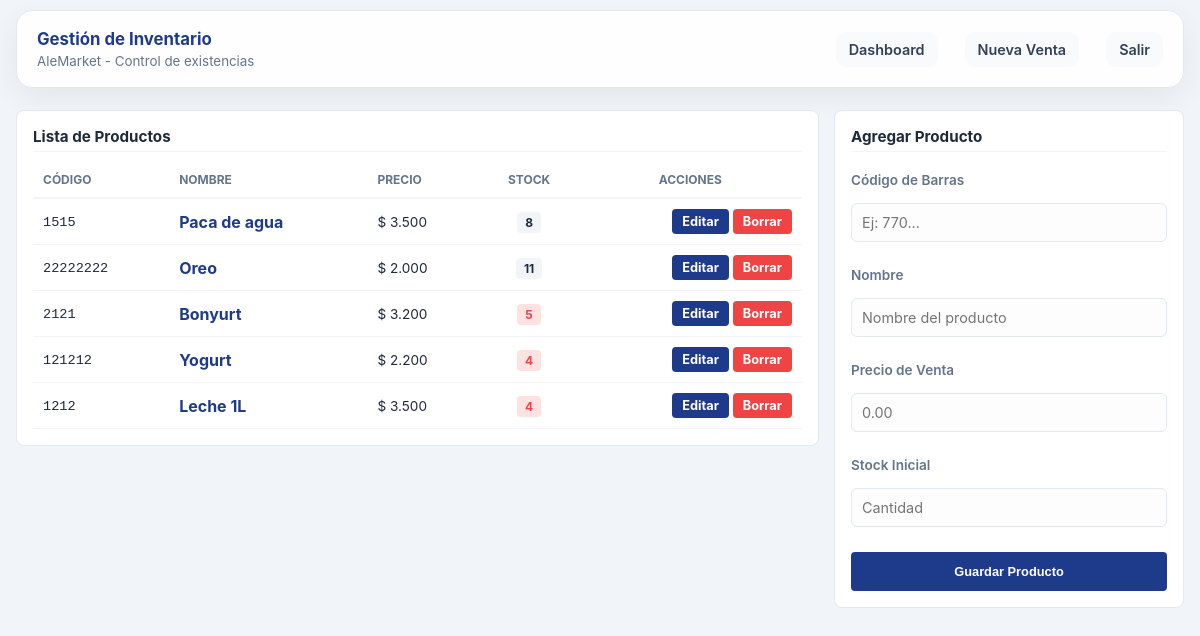
Screenshot of /views/productos.php (signed in) with the database file from the repository.
### tables this page shows
CREATE TABLE `productos` (
  `id` int(11) NOT NULL,
  `codigo_barras` varchar(50) NOT NULL,
  `nombre` varchar(150) NOT NULL,
  `precio` decimal(10,2) NOT NULL,
  `stock` int(11) DEFAULT 0,
  `actualizado_en` timestamp NOT NULL DEFAULT current_timestamp() ON UPDATE current_timestamp(),
  `estado` tinyint(1) DEFAULT 1
);

### controllers/ProductoController.php (called while the page is built, shortened)
<?php
require_once __DIR__ . '/../config/database.php';
require_once __DIR__ . '/../models/Producto.php';
class ProductoController {
    private $productoModel;
    public function __construct() {
        $database = new Database();
        $this->db = $database->getConnection();
        $this->productoModel = new Producto($this->db);
    }
    public function listarProductos() {
        return $this->productoModel->listar();
    }
}

### config/database.php (called while the page is built, shortened)
<?php
class Database {
    private $host = "localhost";
    private $db_name = "alemarket1";
    private $username = "root";
    private $password = "";
    public function getConnection() {
        $this->conn = null;
        try {
            $this->conn = new PDO(
                "mysql:host=" . $this->host . ";dbname=" . $this->db_name,
                $this->username,
                $this->password
            );
            $this->conn->setAttribute(PDO::ATTR_ERRMODE, PDO::ERRMODE_EXCEPTION);
            $this->conn->exec("set names utf8");
        } catch(PDOException $exception) {
            echo "Error de conexión en alemarket1: " . $exception->getMessage();
        }
        return $this->conn;
    }
}

### models/Producto.php (called while the page is built, shortened)
<?php
class Producto {
    private $conn;
    private $table_name = "productos";
    public function __construct($db) {
        $this->conn = $db;
    }
    public function listar() {
        $query = "SELECT * FROM " . $this->table_name . " WHERE estado = 1 ORDER BY id DESC";
        $stmt = $this->conn->prepare($query);
        $stmt->execute();
        return $stmt->fetchAll(PDO::FETCH_ASSOC);
    }
}

### views/productos.php (the view, shortened to what this page needs)
<?php
require_once __DIR__ . '/../controllers/ProductoController.php';
$pController = new ProductoController();
$productos = $pController->listarProductos();
?>
<!DOCTYPE html>
<html lang="es">
<head>
    <link rel="stylesheet" href="./assets/css/estilos.css">
</head>
<body class="dashboard-body">
<div class="main-panel">
    <header class="panel-header">
        <div>
            <h1>Gestión de Inventario</h1>
            <small>AleMarket - Control de existencias</small>
        </div>
        <nav>
            <a href="dashboard.php">Dashboard</a>
            <a href="ventas.php">Nueva Venta</a>
            <a href="../index.php?action=logout" class="btn-logout">Salir</a>
        </nav>
    </header>
    <div class="content-grid" style="grid-template-columns: 1fr 350px;">
        <section class="panel-block">
            <h3>Lista de Productos</h3>
            <table class="compact-table">
                <thead>
                    <tr>
                        <th>Código</th>
                        <th>Nombre</th>
                        <th>Precio</th>
                        <th style="text-align: center;">Stock</th>
                        <th style="text-align: center;">Acciones</th>
                    </tr>
                </thead>
                <tbody>
                    <?php if(empty($productos)): ?>
                        <tr><td colspan="5" align="center">No hay productos registrados.</td></tr>
                    <?php else: ?>
                        <?php foreach($productos as $p): ?>
                        <tr>
                            <td><code><?php echo $p['codigo_barras']; ?></code></td>
                            <td><strong><?php echo htmlspecialchars($p['nombre']); ?></strong></td>
                            <td>$ <?php echo number_format($p['precio'], 0, ',', '.'); ?></td>
                            <td align="center">
                                <span class="badge <?php echo ($p['stock'] <= 5) ? 'badge-danger' : ''; ?>" style="background: <?php echo ($p['stock'] > 5) ? '#f1f5f9' : ''; ?>">
                                    <?php echo $p['stock']; ?>
                                </span>
                            </td>
                            <td align="center">
                                <a href="editar_producto.php?id=<?php echo $p['id']; ?>" class="btn-panel primary">Editar</a>
                                <?php if ($_SESSION['rol_id'] != 2): ?>
                                    <a href="../controllers/ProductoController.php?action=eliminar&id=<?php echo $p['id']; ?>"
                                       class="btn-panel danger"
                                       onclick="return confirm('¿Eliminar este producto?')">Borrar</a>
                                <?php endif; ?>
                            </td>
                        </tr>
                        <?php endforeach; ?>
                    <?php endif; ?>
                </tbody>
            </table>
        </section>
        <section class="panel-block">
            <h3>Agregar Producto</h3>
            <form method="POST" action="../controllers/ProductoController.php?action=guardar" style="display: grid; gap: 10px;">
                <label>Código de Barras</label>
                <input type="text" name="codigo_barras" placeholder="Ej: 770..." required class="input-pro">
                <label>Nombre</label>
                <input type="text" name="nombre" placeholder="Nombre del producto" required class="input-pro">
                <label>Precio de Venta</label>
                <input type="number" name="precio" placeholder="0.00" step="0.01" required class="input-pro">
                <label>Stock Inicial</label>
                <input type="number" name="stock" placeholder="Cantidad" required class="input-pro">
                <button type="submit" class="btn-panel primary" style="padding: 12px; margin-top: 10px;">Guardar Producto</button>
            </form>
        </section>
    </div>
</div>
</body>
</html>

### views/assets/css/estilos.css (style rules this page uses)
:root { --primary-color: #1e3a8a; --secondary-color: #64748b; --success-color: #10b981; --warning-color: #f59e0b; --danger-color: #ef4444; --bg-panel: #f1f5f9; --bg-card: #ffffff; --bg-color: #f1f5f9; --border-color: #e2e8f0; }
*, *::before, *::after { box-sizing: border-box; }
html, body { height: 100%; }
body { font-family: 'Inter', 'Segoe UI', sans-serif; background-color: var(--bg-panel); min-height: 100vh; margin: 0; color: #1e293b; display: flex; flex-direction: column; }
body > .main-panel { flex: 1; min-height: 0; }
.main-panel { width: min(100%, 1440px); max-width: 1440px; margin: 0 auto; padding: 10px 16px; min-height: 100vh; display: flex; flex-direction: column; gap: 12px; box-sizing: border-box; }
header { background: var(--bg-card); padding: 10px 20px; border-radius: 8px; display: flex; justify-content: space-between; align-items: center; margin-bottom: 10px; border: 1px solid var(--border-color); }
header h1 { font-size: 1.2rem; margin: 0; color: var(--primary-color); }
nav a { text-decoration: none; color: #64748b; font-size: 0.85rem; font-weight: 600; margin-left: 15px; padding: 5px 10px; border-radius: 4px; }
.panel-block { display: flex; flex-direction: column; background: var(--bg-card); padding: 16px; min-height: 0; border-radius: 8px; border: 1px solid var(--border-color); }
.panel-block h3 { margin: 0 0 10px 0; font-size: 0.9rem; border-bottom: 1px solid #f1f5f9; padding-bottom: 5px; }
table { width: 100%; border-collapse: collapse; font-size: 0.8rem; }
table th { text-align: left; color: #64748b; padding: 8px; border-bottom: 2px solid #f1f5f9; }
table td { padding: 8px; border-bottom: 1px solid #f1f5f9; }
.badge-danger { background: #fee2e2; color: #ef4444; padding: 2px 6px; border-radius: 4px; font-weight: bold; }
.input-pro { width: 100%; padding: 4px; border: 1px solid var(--border-color); border-radius: 4px; background: #fdfdfd; font-family: inherit; }
.compact-table strong { color: var(--primary-color); }
.content-grid { display: grid; gap: 15px; margin-top: 10px; align-items: start; }
.panel-header { background: rgba(255,255,255,0.95); padding: 18px 20px; border-radius: 16px; border: 1px solid var(--border-color); display: flex; justify-content: space-between; align-items: center; gap: 18px; box-shadow: 0 10px 30px rgba(15,23,42,0.06); margin-bottom: 0; }
.panel-header div { min-width: 0; }
.panel-header h1 { margin: 0; font-size: 1.05rem; }
.panel-header small { display: block; margin-top: 4px; color: var(--secondary-color); }
.panel-header nav { display: flex; gap: 12px; flex-wrap: wrap; align-items: center; }
.panel-header nav a { background: #f8fafc; color: #334155; padding: 8px 12px; border-radius: 10px; border: 1px solid transparent; transition: 0.2s; font-size: 0.9rem; }
.btn-logout { color: #ef4444; background: rgba(239,68,68,0.08); border-color: rgba(239,68,68,0.15); }
.panel-block h3 { font-size: 0.95rem; }
.input-pro, .panel-block input, .panel-block select { width: 100%; padding: 10px; border: 1px solid var(--border-color); border-radius: 6px; background: #fdfdfd; font-size: 0.9rem; box-sizing: border-box; margin-bottom: 5px; font-family: inherit; }
.btn-panel { display: inline-block; padding: 5px 10px; border-radius: 4px; text-decoration: none; font-size: 0.8rem; font-weight: bold; border: 1px solid var(--border-color); transition: 0.2s; cursor: pointer; }
.btn-panel.primary { background: var(--primary-color); color: white; border: none; }
.btn-panel.danger { background: var(--danger-color); color: white; border: none; }
.compact-table { width: 100%; border-collapse: collapse; font-size: 0.85rem; }
.compact-table th { text-align: left; color: var(--secondary-color); padding: 10px; border-bottom: 2px solid var(--bg-color); text-transform: uppercase; font-size: 0.75rem; }
.compact-table td { padding: 10px; border-bottom: 1px solid var(--bg-color); }
.badge { padding: 3px 8px; border-radius: 4px; font-size: 0.75rem; font-weight: bold; }
.compact-table strong { font-size: 1rem; color: var(--primary-color); }
.compact-table tbody tr { transition: background 0.2s; }
label { display: block; font-size: 0.85rem; font-weight: 600; color: var(--secondary-color); margin-bottom: 5px; margin-top: 10px; }
.panel-block > :last-child { flex: 1; }
table th:last-child, table td:last-child { text-align: right; }

### rows the page displays
productos: codigo_barras "1515", nombre "Paca de agua", precio "3.500", stock "8"
productos: codigo_barras "22222222", nombre "Oreo", precio "2.000", stock "11"
productos: codigo_barras "2121", nombre "Bonyurt", precio "3.200", stock "5"
productos: codigo_barras "121212", nombre "Yogurt", precio "2.200", stock "4"
productos: codigo_barras "1212", nombre "Leche 1L", precio "3.500", stock "4"
